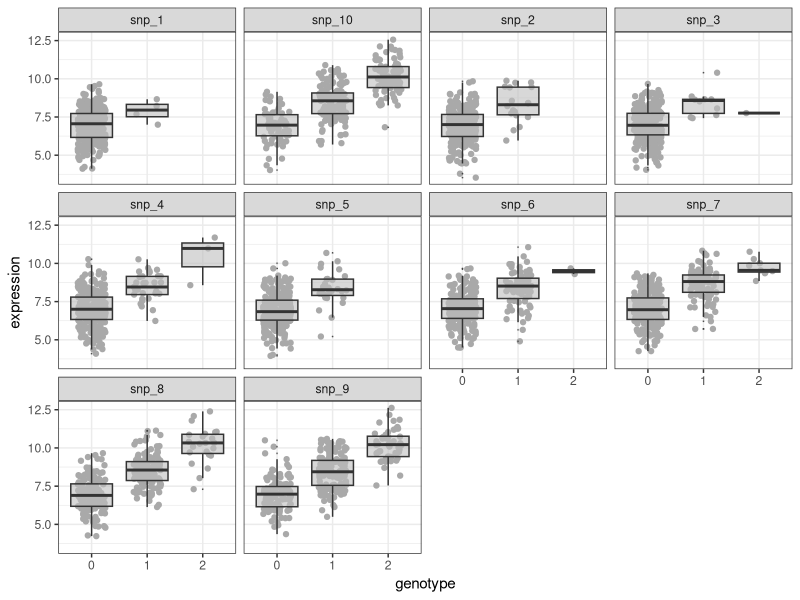

This figure's R source:
## ---- chunk 1

## Simulate 10 SNPs with different minor allele frequencies for 300 individuals
set.seed(100)
n <- 300
maf <- c(0.01, 0.02, 0.03, 0.04, 0.05, 0.1, 0.2, 0.3, 0.4, 0.5)
prob <- cbind((1-maf)^2, 2*maf*(1-maf), maf^2)
geno <- apply(prob, 1, function(p) sample(0:2, size=n, prob=p, replace=TRUE))
geno <- data.frame(paste("sample", 1:n, sep="_"), geno)
names(geno) <- c("sample", paste("snp", 1:(ncol(geno)-1), sep="_"))

## Simulate gene expression for one gene per SNP.
## Expression is base + snp + noise
set.seed(101)
snp <- geno
errorMeans <- rnorm(nrow(snp))
expr <- sapply(snp[-1], function(g) 7 + 1.5*g) + 
  matrix(rnorm(nrow(snp)*(ncol(snp)-1), mean=errorMeans, sd=0.5), nrow=nrow(snp))
expr <- data.frame(snp$sample, expr)
names(expr) <- c("sample", paste("gene", 1:(ncol(expr)-1), sep="_"))
## ---- chunk 2
library(ggplot2)
genoLong <- tidyr::gather(geno, snp, genotype, -sample)
exprLong <- tidyr::gather(expr, gene, expression, -sample)
dataLong <- cbind(genoLong, exprLong["expression"])
dataLong$genotype <- as.factor(dataLong$genotype) 
ggplot(dataLong, aes(genotype, expression)) +
  geom_jitter(colour="darkgrey", position=position_jitter(width=0.25)) +
  geom_boxplot(outlier.size=0, alpha=0.6, fill="grey") + 
  facet_wrap(~snp) + theme_bw()
## ---- chunk 3
fit <- mapply(function(e, g) lm(e ~ g), expr[-1], geno[-1], SIMPLIFY=FALSE)
betaHat <- sapply(fit, coef)[2,]
betaHat 
## ---- chunk 4
ci <- sapply(fit, confint, "g")
rownames(ci) <- c("lower", "upper")
ci
